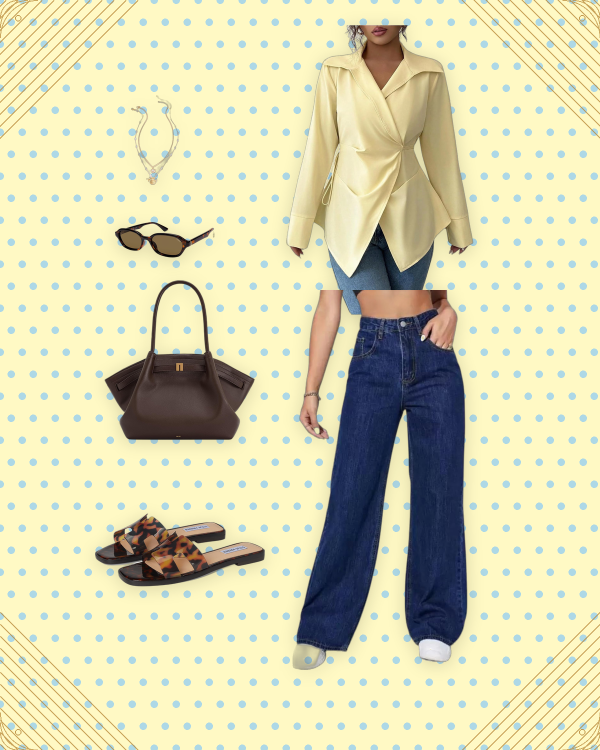
#> input picture assets/products/blue-yellow-look/collage.png, 1200 x 1500 px (shown at 1/2 size)
$ python -i make_red_floral_collage.py   (imports and definitions only)
#> lines starting #> are read from the running program, lines starting #| are printed output that depends on the picture
#> further down, picture is the input picture: PIL image 1200x1500 RGB; mean R, G, B 215.6, 212.6, 175
"""Red floral look collage — hibiscus bg, bow accent, darker shirt."""

from __future__ import annotations

from io import BytesIO
from pathlib import Path

from PIL import Image, ImageEnhance, ImageFilter
from rembg import remove

ROOT = Path(__file__).resolve().parent.parent
SRC = ROOT / "assets" / "products" / "red-floral-look"
CUTOUTS = SRC / "cutouts"
OUT = SRC / "collage.png"
PREVIEW = SRC / "collage-preview.jpg"
CANVAS_W, CANVAS_H = 1200, 1500
CURSOR_ASSETS = Path(
  r"C:\Users\hnsil\.cursor\projects\c-Users-hnsil-OneDrive-Middlesex-University-summer-26-projects-pinterest-wordpress\assets"
)


# [36 lines left out: functions rembg_file, trim_white, scale, not called in this run]


def darken_shirt(img: Image.Image) -> Image.Image:
  """User asked for shirt color a little darker."""
  rgb = img.convert("RGB")
  rgb = ImageEnhance.Brightness(rgb).enhance(0.78)
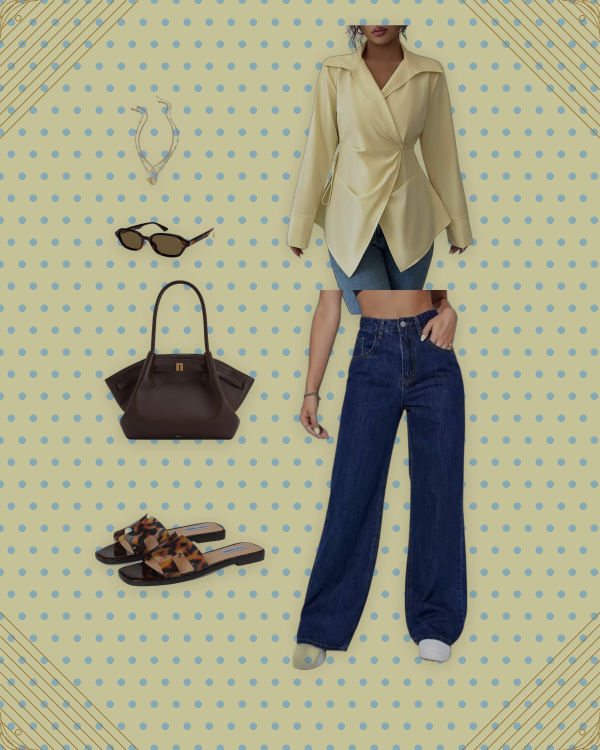
#> rgb: PIL image 1200x1500 RGB (shown at 1/2 size); mean R, G, B 167.4, 165.5, 135.8
  rgb = ImageEnhance.Color(rgb).enhance(1.08)
  rgb = ImageEnhance.Contrast(rgb).enhance(1.12)
  out = rgb.convert("RGBA")
  out.putalpha(img.split()[-1])
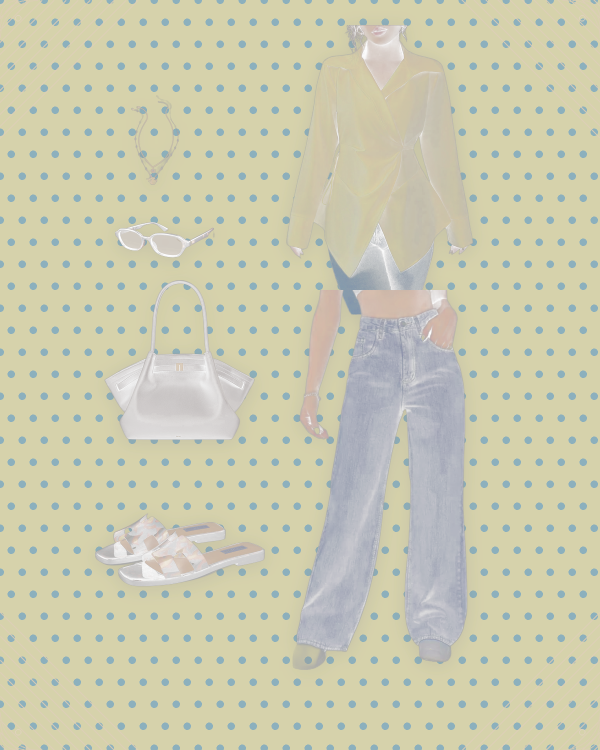
#> out: PIL image 1200x1500 RGBA (shown at 1/2 size); mean R, G, B, A 167.6, 165.1, 129.1, 175; transparent parts drawn white
  return out


# [9 lines left out: function soft_shadow, not called in this run]


def paste_center(canvas: Image.Image, img: Image.Image, cx: int, cy: int) -> None:
  canvas.alpha_composite(img, (int(cx - img.width / 2), int(cy - img.height / 2)))


# [87 lines left out: functions build_background, add_left_flower_border, add_bow, prepare_cutouts, main, not called in this run]


# [2 lines not run here, left out]

>>> from PIL import Image
>>> picture = Image.open('../assets/products/blue-yellow-look/collage.png')
>>> result = darken_shirt(picture)
